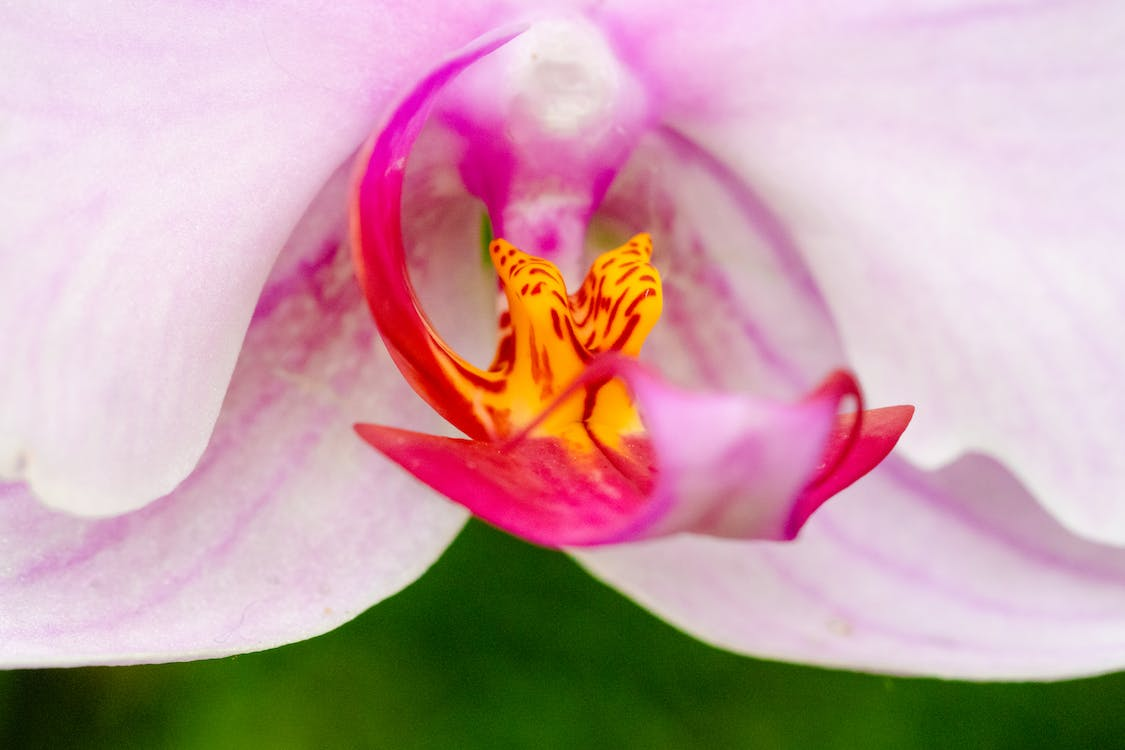
#> input picture test_attach.jpeg, 1125 x 750 px
$ python main.py
#> lines starting #> are read from the running program, lines starting #| are printed output that depends on the picture
#> the answer given: test_attach.jpeg
### src/proyectoFinalJoseph/images.py
import requests
from urllib.parse import urlparse
import uuid
import os
from PIL import Image
from io import BytesIO

def showImageFromURL(url:str):
    """
    Descarga una imagen desde una URL y la muestra

    Arguments:
    ^^^^^^^^^^
        :url(str): La ruta URL de la imagen a descargar.

    Returns:
    ^^^^^^^^
        *Imagen(image|None)*: La imagen descargada.None Si pasa algo incoveniente a la hora de descargar o abrir la imagen.

    Uso:
    ^^^^

    .. code-block:: python

        from src.proyectoFinalJoseph.images import showImageFromURL

        url_imagen = "https://images.pexels.com/photos/5372613/pexels-photo-5372613.jpeg"
        showImageFromURL(ruta)

    """
#> the answer given: test_attach.jpeg
    imagen = None
    try:
        #respuesta = requests.get(url)
        #headers = {"user-agent": "Mozilla/5.0 (Macintosh; Intel Mac OS X 10_13_6) AppleWebKit/537.36 (KHTML, like Gecko) Chrome/68.0.3440.106 Safari/537.36"}
        headers = {'User-Agent': 'Mozilla/5.0 (Windows NT 10.0; Win64; x64) AppleWebKit/537.36 (KHTML, like Gecko) Chrome/58.0.3029.110 Safari/537.36'}
        respuesta = requests.get(url , stream = True, headers=headers)

        #cookies = {'cookie_name': 'cookie_value'}
        #respuesta = requests.get(url , stream = True, cookies=cookies)

        if respuesta.status_code == 200:
            imagen_descargada = BytesIO(respuesta.content)
            imagen = Image.open(imagen_descargada)
            imagen.show()
            return imagen
        else:
            imagen = None
    except Exception as err:
        print(f"Unexpected {err=}, {type(err)=}")
        imagen = None
    finally:
        return imagen

def downloadImageFromUrl(url:str, path:str):
    """
    Descarga una imagen desde una URL dada y la guarda en la ruta indicada

    Arguments:
    ^^^^^^^^^^
        :url(str): La ruta URL de la imagen a descargar.
        :path(str): La dirección donde se guardará el archivo.

    Returns:
    ^^^^^^^^
        *nombre_completo(str|None)*: La ruta completa con el nombre del archivo. None si hubo algún inconveniente.

    Uso:
    ^^^^

    .. code-block:: python

        from src.proyectoFinalJoseph.images import downloadImageFromUrl

        url_imagen = "https://images.pexels.com/photos/5372613/pexels-photo-5372613.jpeg"
        ruta = "/"
        downloadImageFromUrl(url_imagen,ruta)
    """
#> the answer given: test_attach.jpeg
    nombre_completo = None
    try:
        respuesta = requests.get(url)
        nombre_archivo = None
        if respuesta.status_code == 200:
            extension = os.path.splitext(urlparse(url).path)[-1]
            nombre_archivo = f"{uuid.uuid4().hex}" + extension

            nombre_completo = path + "\\" + nombre_archivo
            with open(nombre_completo, mode="wb") as url_img:
                url_img.write(respuesta.content)
        else:
            nombre_archivo = None
    except Exception as err:
        print(f"Unexpected {err=}, {type(err)=}")
        nombre_archivo = None
    finally:
        return nombre_completo


def grayScaleImage(path:str):
    """
    Convierte una imagen a blanco y negro

    Arguments:
    ^^^^^^^^^^
        :path(str): La ruta de la imagen a convertir.

    Return:
    ^^^^^^^
        *Bool*: True si se efectuó la conversión, False si hubo algún inconveniente.

    Uso:
    ^^^^

    .. code-block:: python

        from src.proyectoFinalJoseph.images import grayScaleImage

        ruta = "imageToGray.jpeg"
        grayScaleImage(ruta)

    """
#> called with path = 'test_attach.jpeg'
    try:
        imagen = Image.open(path)
#> imagen is the input picture: PIL image 1125x750 RGB; mean R, G, B 197.6, 162.2, 165.5
        imagen_blanco_negro = imagen.convert("L")
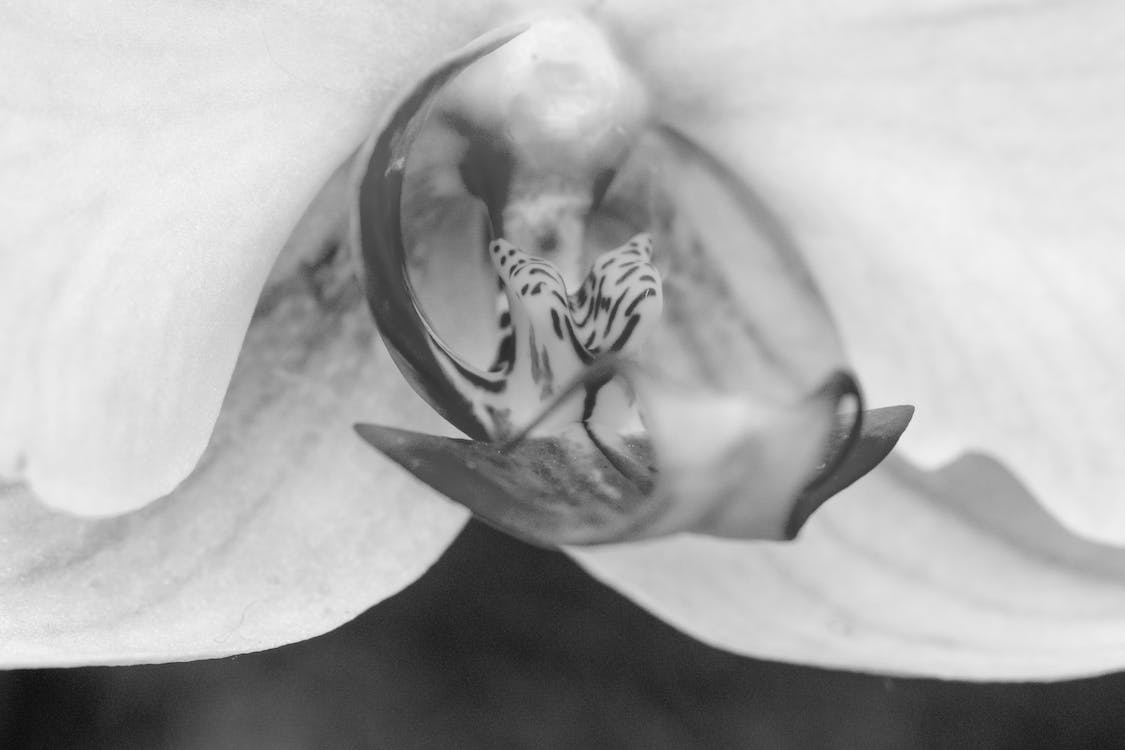
#> imagen_blanco_negro: PIL image 1125x750 L; min 14, max 246, mean 173.1
        imagen_blanco_negro.save(path)
        return True
    except Exception as err:
        print(f"Unexpected {err=}, {type(err)=}")
        return False

### src/proyectoFinalJoseph/mymail.py
from email import encoders
import smtplib
from email.mime.text import MIMEText
from email.mime.multipart import MIMEMultipart
from email.mime.base import MIMEBase
import magic


def sendQuickMail(subject:str, message:str, destination:str):
    """
    Envía un correo electrónico rápido al destino indicado.
    La función debe preguntar cual es el correo electrónico con el que se enviará así
    como su contraseña
    Se utilizará el puerto 587 y se utilizará TLS
    Se utilizará el servidor de correo smtp.gmail.com

    Arguments:
    ^^^^^^^^^^
        :subject(str): Texto del asunto del correo.
        :message(str): Texto del mensaje del correo.
        :destination(str): Texto del correo electrónico de destino.

    Returns:
    ^^^^^^^^
        *Boolean*: True si se envío el correo, False si hubo algún inconveniente.

    Uso:
    ^^^^

    .. code-block:: python

        from src.proyectoFinalJoseph.mymail import sendQuickMail

        asunto = "El asunto del correo"
        msg = "Este es el msg del correo"
        dest = "account@mail.com"
    """
    try:
        smtp_server = 'smtp.gmail.com'
        smtp_port = 587
        email_address = 'bionash@gmail.com'
        email_password = 'qeneaifnforpasyk'

        body = message

        msg = MIMEMultipart()
        msg['From'] = email_address
        msg['To'] = destination
        msg['Subject'] = subject

        msg.attach(MIMEText(body, 'plain'))

        # Send email
        with smtplib.SMTP(smtp_server, smtp_port) as server:
            server.starttls()
            server.login(email_address, email_password)
            server.send_message(msg)
            return True

    except Exception as err:
        print(f"Unexpected {err=}, {type(err)=}")
        return False

# [110 lines left out: functions sendAttachEmail, obtenerMimeMagic, not called in this run]

### main.py
from src.proyectoFinalJoseph.mymail import sendQuickMail,sendAttachEmail
from src.proyectoFinalJoseph.images import downloadImageFromUrl,showImageFromURL,grayScaleImage

def main():
    url = input("Iniciarndo prueba de images showImageFromURL, digitar URL: ")
    showImageFromURL(url)

    path=input("Iniciando prueba de images downloadImageFromUrl, digitar path: ")
    downloadImageFromUrl(url,path)

    archivo=input("Iniciando prueba de images grayScaleImage, digitar archivo: ")
    grayScaleImage(archivo)
    #***************************************************************************************
    #***************************************************************************************

    asunto = "El asunto del correo"
    msg = "Este es el msg del correo"
    dest = "jose.rodriguezblanco@ucr.ac.cr"

    sendQuickMail(asunto,msg,dest)

#> (the run stopped early here; a loop or call above may not have finished)
